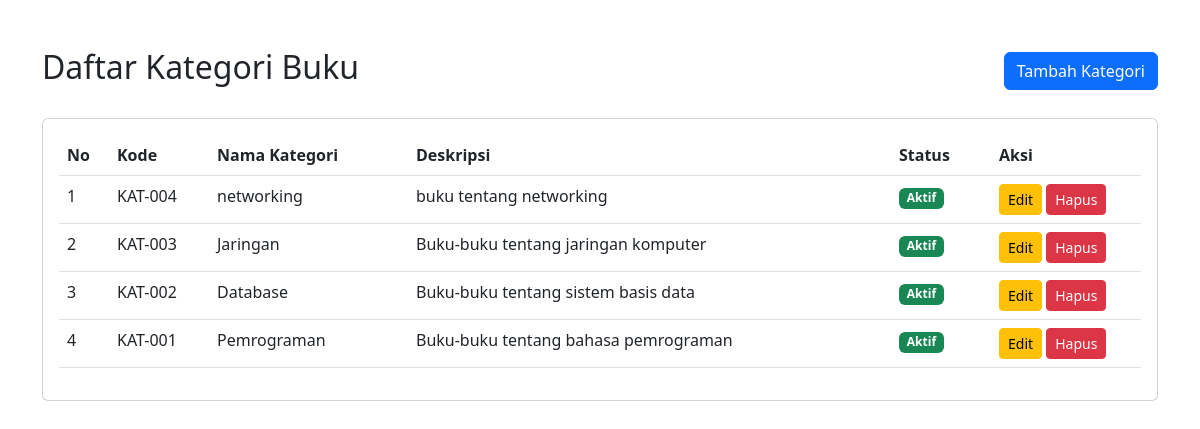
The page / on the database its author committed.
### tables this page shows
CREATE TABLE `kategori` (
  `id_kategori` int(11) NOT NULL,
  `kode_kategori` varchar(10) NOT NULL,
  `nama_kategori` varchar(50) NOT NULL,
  `deskripsi` text DEFAULT NULL,
  `status` enum('Aktif','Nonaktif') DEFAULT 'Aktif',
  `created_at` timestamp NOT NULL DEFAULT current_timestamp()
);

### index.php (the view, shortened to what this page needs)
<!DOCTYPE html>
<html lang="id">
<head>
    <link href="https://cdn.jsdelivr.net/npm/bootstrap@5.3.0/dist/css/bootstrap.min.css" rel="stylesheet">
</head>
<body>
    <?php
    require_once 'config/database.php';
    $stmt = $conn->prepare("SELECT * FROM kategori ORDER BY id_kategori DESC");
    $stmt->execute();
    $result = $stmt->get_result();
    ?>
    <div class="container mt-5">
        <div class="d-flex justify-content-between align-items-center mb-4">
            <h2>Daftar Kategori Buku</h2>
            <a href="create.php" class="btn btn-primary">Tambah Kategori</a>
        </div>
        <div class="card">
            <div class="card-body">
                <table class="table table-stiped">
                    <thead>
                        <tr>
                            <th width="50">No</th>
                            <th width="100">Kode</th>
                            <th>Nama Kategori</th>
                            <th>Deskripsi</th>
                            <th width="100">Status</th>
                            <th width="150">Aksi</th>
                        </tr>
                    </thead>
                    <tbody>
                        <?php
                        if ($result->num_rows > 0) {
                            $no = 1;
                            while ($row = $result->fetch_assoc()) {
                        ?>
                            <tr>
                                <td><?= $no++ ?></td>
                                <td><?= htmlspecialchars($row['kode_kategori']) ?></td>
                                <td><?= htmlspecialchars($row['nama_kategori']) ?></td>
                                <td><?= htmlspecialchars($row['deskripsi']) ?></td>
                                <td>
                                    <?php if ($row['status'] == 'Aktif'): ?>
                                        <span class="badge bg-success">Aktif</span>
                                    <?php else: ?>
                                        <span class="badge bg-danger">Nonaktif</span>
                                    <?php endif; ?>
                                </td>
                                <td>
                                    <a href="edit.php?id=<?= $row['id_kategori'] ?>" class="btn btn-warning btn-sm">Edit</a>
                                    <button onclick="confirmDelete(<?= $row['id_kategori'] ?>)" class="btn btn-danger btn-sm">Hapus</button>
                                </td>
                            </tr>
                        <?php
                            }
                        } else {
                            echo "<tr><td colspan='6' class='text-center'>Data tidak ditemukan</td></tr>";
                        }
                        ?>
                    </tbody>
                </table>
            </div>
        </div>
    </div>
</body>
</html>

### rows shown on the page
kategori: kode_kategori "KAT-004", nama_kategori "networking", deskripsi "buku tentang networking", status "Aktif"
kategori: kode_kategori "KAT-003", nama_kategori "Jaringan", deskripsi "Buku-buku tentang jaringan komputer", status "Aktif"
kategori: kode_kategori "KAT-002", nama_kategori "Database", deskripsi "Buku-buku tentang sistem basis data", status "Aktif"
kategori: kode_kategori "KAT-001", nama_kategori "Pemrograman", deskripsi "Buku-buku tentang bahasa pemrograman", status "Aktif"
